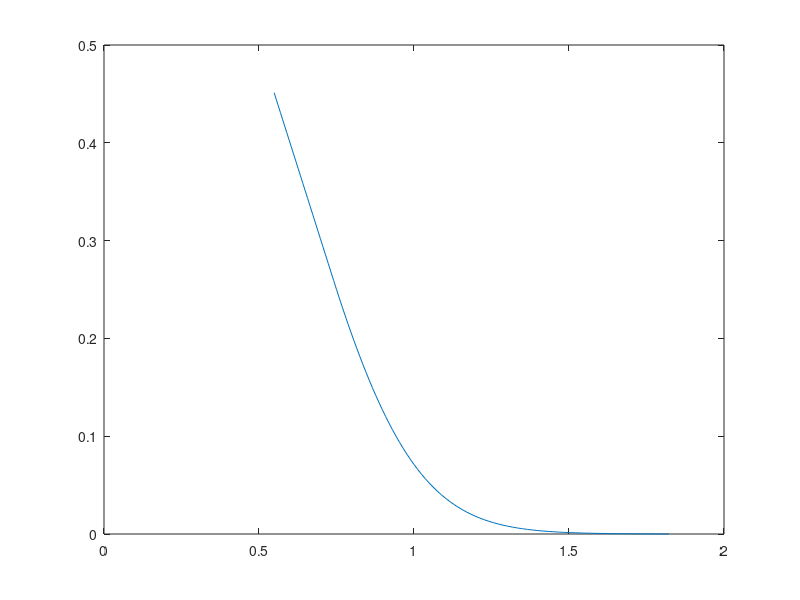
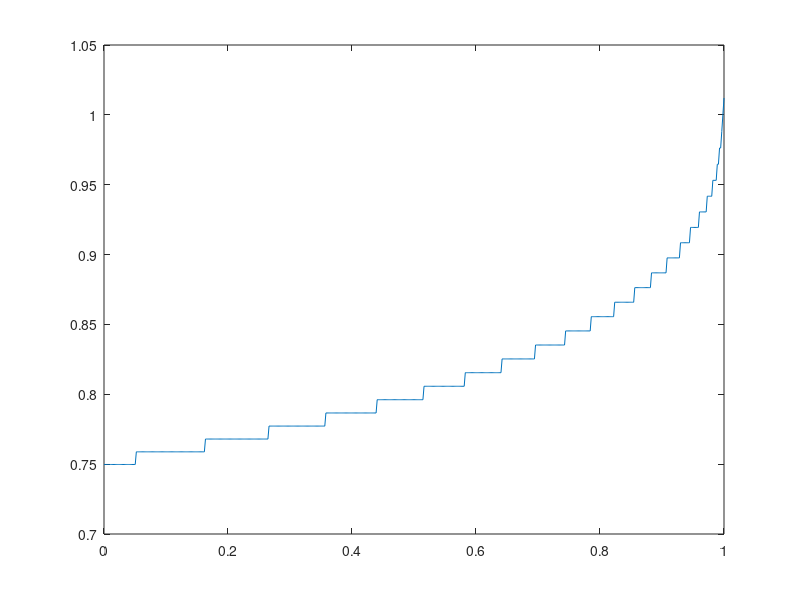

Write MATLAB code to recreate these figures, in order.
r = 0.02; sigma = 0.2; K = 1; T = 1; N = 100;
a = log(K) - 3 * sigma * T^0.5 - (r - sigma^2 / 2) * T;
b = log(K) + 3 * sigma * T^0.5 + abs(r - sigma^2 / 2) * T;
M = 556; dt = T / M; dx = (b - a) / N; u = zeros(M + 1, N + 1);
alpha0 = 1 - sigma^2 * dt / dx^2;
alpha1 = sigma^2 * dt / (2 * dx^2) + (r - sigma^2 / 2) * dt / dx;
alpha2 = sigma^2 * dt / (2 * dx^2) - (r - sigma^2 / 2) * dt / dx;
for i = 1 : (N + 1)
    u(1, i) = max(0, K - exp(a + (i - 1) * dx));
end
for i = 1 : (M + 1)
    u(i, 1) = K * exp(- r * (T - dt * (i - 1))) - exp(a);
    u(i, N + 1) = 0;
end
for i = 2 : (M + 1)
    for j = 2 : N
        u(i, j) = max(K - exp(a + dx * (j - 1)), (alpha0 - r * dt) * u(i - 1, j) + alpha1 * u(i - 1, j + 1) + alpha2 * u(i - 1, j - 1));
    end
end
x = a: dx : b; s = exp(x);
figure(1)
plot(s, u(M + 1, :))
Ex = [];
for i = (M + 1) : -1 : 1
    p = [];
    for j = 1 : (N + 1)
        if (u(i, j) > (K - exp(a + dx * (j - 1))))
            p = [p, exp(a + dx * (j - 1))];
        end
    end
    Ex = [Ex, min(p)];
end
t = 0 : dt : T;
figure(2)
plot(t, Ex)
